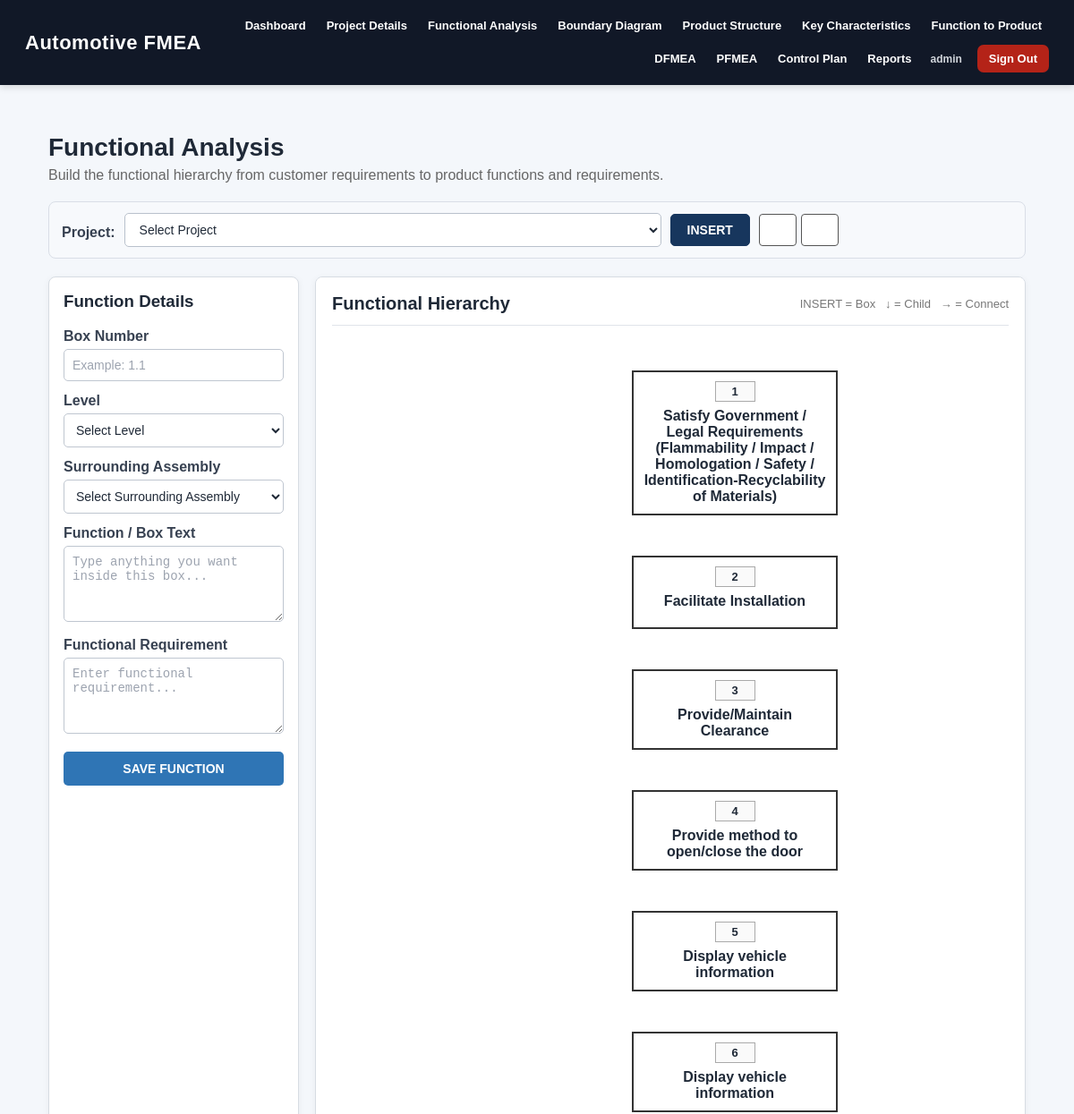
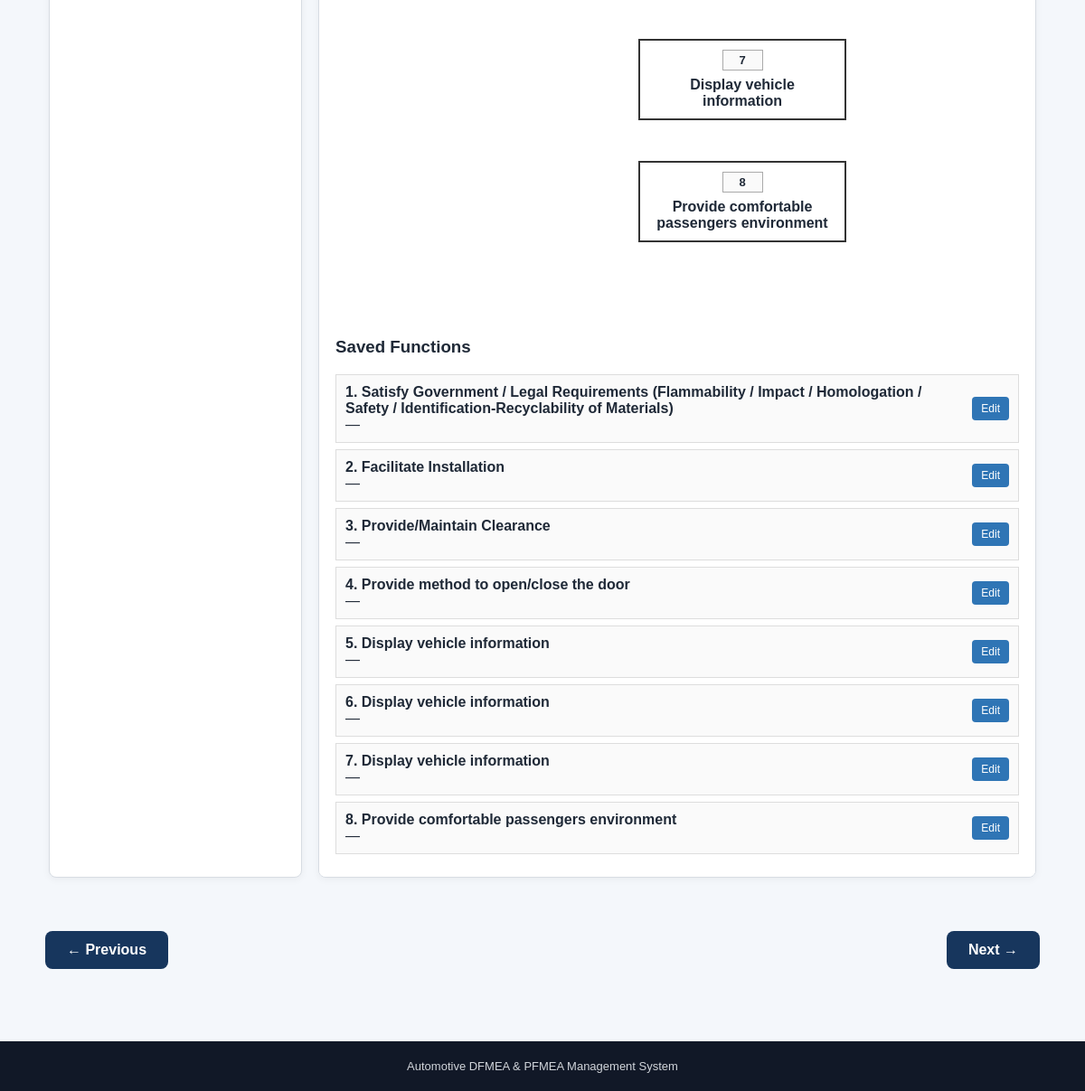
The app's page /functional-analysis (signed in) with its own data (2 pictures, top to bottom).
### tables this page shows
CREATE TABLE functional_analysis (
            id INTEGER PRIMARY KEY AUTOINCREMENT,
            project_id INTEGER,
            function TEXT,
            requirement TEXT, level TEXT, surrounding_assembly TEXT,
            FOREIGN KEY (project_id) REFERENCES projects(id)
        );

### app.py (the view, shortened to what this page needs)
@app.route("/functional-analysis", methods=["GET", "POST"])
def functional_analysis():
    conn = get_db()
    projects = conn.execute("""
        SELECT * FROM projects WHERE user_id = ? ORDER BY project_name
    """, (current_user_id(),)).fetchall()
    records = conn.execute("""
        SELECT fa.id, fa.project_id, p.project_name,
               fa.function, fa.requirement
        FROM functional_analysis AS fa
        LEFT JOIN projects AS p ON fa.project_id = p.id
        WHERE p.user_id = ?
        ORDER BY fa.id DESC
    """, (current_user_id(),)).fetchall()
    conn.close()
    return render_template(
        "functional_analysis.html",
        projects=projects,
        records=records
    )

### app.py (called while the page is built)
def get_db():
    os.makedirs("database", exist_ok=True)
    conn = sqlite3.connect(DATABASE)
    conn.row_factory = sqlite3.Row
    return conn

@app.before_request
def require_login():
    if request.endpoint in {"login", "register", "forgot_password", "dashboard", "static"}:
        return
    if "user_id" not in session:
        return redirect(url_for("login"))

def current_user_id():
    return session.get("user_id")

### templates/functional_analysis.html (shortened to what this page needs)
{% extends "base.html" %}
{% block content %}
<div class="fa-page">
    <div class="fa-header">
        <h1>Functional Analysis</h1>
        <p>
            Build the functional hierarchy from customer requirements
            to product functions and requirements.
        </p>
    </div>
    <div class="fa-toolbar">
        <label for="project_id">Project:</label>
        <select id="project_id">
            <option value="">Select Project</option>
        </select>
        <button
            type="button"
            class="tool-btn insert-btn"
            onclick="insertBox()"
        >
            INSERT
        </button>
        <div class="arrow-group">
            <button
                type="button"
                class="arrow-btn"
                title="Create child below selected box"
                onclick="createChild()"
            >
            </button>
            <button
                type="button"
                class="arrow-btn"
                title="Connect parent and child"
                onclick="startConnection()"
            >
            </button>
        </div>
    </div>
    <div class="fa-workspace">
        <div class="fa-panel">
            <h3>Function Details</h3>
            <form id="functionForm">
                <label>Box Number</label>
                <input
                    type="text"
                    id="box_number"
                    placeholder="Example: 1.1"
                >
                <label>Level</label>
                <select id="level">
                    <option value="">Select Level</option>
                </select>
                <label>Surrounding Assembly</label>
                <select id="surrounding_assembly">
                    <option value="">
                        Select Surrounding Assembly
                    </option>
                </select>
                <label>Function / Box Text</label>
                <textarea
                    id="function_text"
                    placeholder="Type anything you want inside this box..."
                ></textarea>
                <label>Functional Requirement</label>
                <textarea
                    id="requirement"
                    placeholder="Enter functional requirement..."
                ></textarea>
                <button
                    type="button"
                    class="save-btn"
                    onclick="saveCurrentBox()"
                >
                    SAVE FUNCTION
                </button>
            </form>
        </div>
        <div class="fa-hierarchy-card">
            <div class="hierarchy-title">
                <h2>Functional Hierarchy</h2>
                <span>
                    INSERT = Box &nbsp; ↓ = Child &nbsp; → = Connect
                </span>
            </div>
            <div id="tree">
                {% if records %}
                    <div class="tree-root">
                        {% for analysis in records %}
                            <div
                                class="tree-node"
                                data-record-id="{{ analysis.id }}"
                                data-level="{{ analysis.level|default('', true)|e }}"
                                data-assembly="{{ analysis.surrounding_assembly|default('', true)|e }}"
                                data-function="{{ analysis.function|default('', true)|e }}"
                                data-requirement="{{ analysis.requirement|default('', true)|e }}"
                            >
                                <div
                                    class="node-box existing-box"
                                    data-number="{{ loop.index }}"
                                >
                                    <div class="node-number">
                                        {{ loop.index }}
                                    </div>
                                    <div class="node-text">
                                        {{ analysis.function or "Function" }}
                                    </div>
                                </div>
                            </div>
                        {% endfor %}
                    </div>
                {% endif %}
            </div>
            {% if records %}
                <div class="record-list">
                    <h3>Saved Functions</h3>
                    {% for analysis in records %}
                        <div class="record-item">
                            <div>
                                <strong>
                                    {{ loop.index }}.
                                    {{ analysis.function or "Function" }}
                                </strong>
                                <br>
                                {{ analysis.level or "—" }}
                            </div>
                            <a
                                class="edit-link"
                                href="{{ url_for('edit_functional_analysis', record_id=analysis.id) }}"
                            >
                                Edit
                            </a>
                        </div>
                    {% endfor %}
                </div>
            {% endif %}
        </div>
    </div>
</div>
{% endblock %}

### templates/base.html (shortened to what this page needs)
<!DOCTYPE html>
<html lang="en">
<head>
    <link rel="stylesheet"
          href="{{ url_for('static', filename='css/style.css') }}">
</head>
<body>
<header class="main-header">
    <div class="header-inner">
        <div class="logo">
            Automotive FMEA
        </div>
        <nav class="main-nav">
            <a href="{{ url_for('dashboard') }}">
                Dashboard
            </a>
            <a href="{{ url_for('project') }}">
                Project Details
            </a>
            <a href="{{ url_for('functional_analysis') }}">
                Functional Analysis
            </a>
            <a href="{{ url_for('boundary_diagram') }}">
                Boundary Diagram
            </a>
            <a href="{{ url_for('product_structure') }}">
                Product Structure
            </a>
            <a href="{{ url_for('key_characteristics') }}">
                Key Characteristics
            </a>
            <a href="{{ url_for('functional_links') }}">
                Function to Product
            </a>
            <a href="{{ url_for('dfmea') }}">
                DFMEA
            </a>
            <a href="{{ url_for('pfmea') }}">
                PFMEA
            </a>
            <a href="{{ url_for('control_plan') }}">
                Control Plan
            </a>
            <a href="{{ url_for('reports') }}">
                Reports
            </a>
            {% if session.get('user_id') %}
                <span class="user-name">
                    {{ session.get('name')
                       or session.get('username')
                       or 'User' }}
                </span>
                <a href="{{ url_for('logout') }}"
                   class="logout-link">
                    Sign Out
                </a>
            {% endif %}
        </nav>
    </div>
</header>
<main>
    {% block content %}
    {% endblock %}
    <div class="page-navigation">
        {% if request.path == "/project" %}
            <a href="{{ url_for('dashboard') }}"
               class="nav-btn">
                ← Previous
            </a>
        {% elif request.path == "/functional-analysis" %}
            <a href="{{ url_for('project') }}"
               class="nav-btn">
                ← Previous
            </a>
        {% elif request.path == "/boundary-diagram" %}
            <a href="{{ url_for('functional_analysis') }}"
               class="nav-btn">
                ← Previous
            </a>
        {% elif request.path == "/product-structure" %}
            <a href="{{ url_for('boundary_diagram') }}"
               class="nav-btn">
                ← Previous
            </a>
        {% elif request.path == "/key-characteristics" %}
            <a href="{{ url_for('product_structure') }}"
               class="nav-btn">
                ← Previous
            </a>
        {% elif request.path == "/functional-links" %}
            <a href="{{ url_for('key_characteristics') }}"
               class="nav-btn">
                ← Previous
            </a>
        {% elif request.path == "/dfmea" %}
            <a href="{{ url_for('functional_links') }}"
               class="nav-btn">
                ← Previous
            </a>
        {% elif request.path == "/pfmea" %}
            <a href="{{ url_for('dfmea') }}"
               class="nav-btn">
                ← Previous
            </a>
        {% elif request.path == "/control-plan" %}
            <a href="{{ url_for('pfmea') }}"
               class="nav-btn">
                ← Previous
            </a>
        {% elif request.path == "/reports" %}
            <a href="{{ url_for('control_plan') }}"
               class="nav-btn">
                ← Previous
            </a>
        {% endif %}
        {% if request.path == "/dashboard" %}
            <a href="{{ url_for('project') }}"
               class="nav-btn next-btn">
                Next →
            </a>
        {% elif request.path == "/project" %}
            <a href="{{ url_for('functional_analysis') }}"
               class="nav-btn next-btn">
                Next →
            </a>
        {% elif request.path == "/functional-analysis" %}
            <a href="{{ url_for('boundary_diagram') }}"
               class="nav-btn next-btn">
                Next →
            </a>
        {% elif request.path == "/boundary-diagram" %}
            <a href="{{ url_for('product_structure') }}"
               class="nav-btn next-btn">
                Next →
            </a>
        {% elif request.path == "/product-structure" %}
            <a href="{{ url_for('key_characteristics') }}"
               class="nav-btn next-btn">
                Next →
            </a>
        {% elif request.path == "/key-characteristics" %}
            <a href="{{ url_for('functional_links') }}"
               class="nav-btn next-btn">
                Next →
            </a>
        {% elif request.path == "/functional-links" %}
            <a href="{{ url_for('dfmea') }}"
               class="nav-btn next-btn">
                Next →
            </a>
        {% elif request.path == "/dfmea" %}
            <a href="{{ url_for('pfmea') }}"
               class="nav-btn next-btn">
                Next →
            </a>
        {% elif request.path == "/pfmea" %}
            <a href="{{ url_for('control_plan') }}"
               class="nav-btn next-btn">
                Next →
            </a>
        {% elif request.path == "/control-plan" %}
            <a href="{{ url_for('reports') }}"
               class="nav-btn next-btn">
                Next →
            </a>
        {% endif %}
    </div>
</main>
<footer>
    <p>
        Automotive DFMEA &amp; PFMEA Management System
    </p>
</footer>
</body>
</html>

### static/css/style.css (style rules this page uses)
* { box-sizing: border-box; }
html { scroll-behavior: smooth; }
body { margin: 0; font-family: Arial, Helvetica, sans-serif; background: #f4f7fb; color: #1f2937; }
.main-header { background: #111827; color: white; padding: 14px 28px; box-shadow: 0 2px 8px rgba(0, 0, 0, 0.15); position: relative; z-index: 1000; }
.header-inner { width: 100%; display: flex; align-items: center; justify-content: space-between; gap: 20px; }
.logo { font-size: 22px; font-weight: 700; letter-spacing: 0.5px; white-space: nowrap; }
.main-nav { display: flex; align-items: center; justify-content: flex-end; flex-wrap: wrap; gap: 7px; max-width: 1100px; }
.main-nav a { color: white; text-decoration: none; font-weight: 600; font-size: 13px; padding: 7px 8px; border-radius: 6px; transition: background 0.2s ease, color 0.2s ease, transform 0.15s ease; }
.user-name { color: #d1d5db; font-size: 12px; font-weight: 600; padding: 7px 6px; white-space: nowrap; }
.main-nav .logout-link { background: #b42318; color: white; padding: 8px 13px; margin-left: 4px; border-radius: 7px; font-weight: 700; }
main { min-height: calc(100vh - 130px); padding: 30px; }
form { margin-top: 15px; }
label { display: block; margin: 12px 0 7px; color: #374151; font-weight: 600; }
input, select, textarea { width: 100%; max-width: 600px; padding: 11px 12px; border: 1px solid #d1d5db; border-radius: 7px; font-size: 14px; background: white; color: #1f2937; transition: border-color 0.2s ease, box-shadow 0.2s ease; }
textarea { resize: vertical; min-height: 90px; }
input::placeholder, textarea::placeholder { color: #9ca3af; }
button, .primary-btn { display: inline-block; background: #2563eb; color: white; border: none; padding: 11px 18px; border-radius: 7px; cursor: pointer; text-decoration: none; font-size: 14px; font-weight: 600; transition: background 0.2s ease, transform 0.15s ease; }
a { transition: color 0.2s ease; }
footer { background: #111827; color: #d1d5db; text-align: center; padding: 20px; margin-top: 30px; font-size: 13px; }
footer p { margin: 0; }
.page-navigation { display: flex; justify-content: space-between; align-items: center; margin: 35px auto 20px; max-width: 1200px; padding: 0 20px; }
.nav-btn { display: inline-block; padding: 12px 24px; border-radius: 8px; background: #17365d; color: white; text-decoration: none; font-weight: 600; transition: background 0.2s ease, transform 0.2s ease; }
.next-btn { margin-left: auto; }

### records on screen
functional_analysis: function "Satisfy Government / Legal Requirements (Flammability / Impact / Homologation / Safety / Identification-Recyclability of Materials)", level "—"
functional_analysis: function "Facilitate Installation", level "—"
functional_analysis: function "Provide/Maintain Clearance", level "—"
functional_analysis: function "Provide method to open/close the door", level "—"
functional_analysis: function "Display vehicle information", level "—"
functional_analysis: function "Display vehicle information", level "—"
functional_analysis: function "Display vehicle information", level "—"
functional_analysis: function "Provide comfortable passengers environment", level "—"
